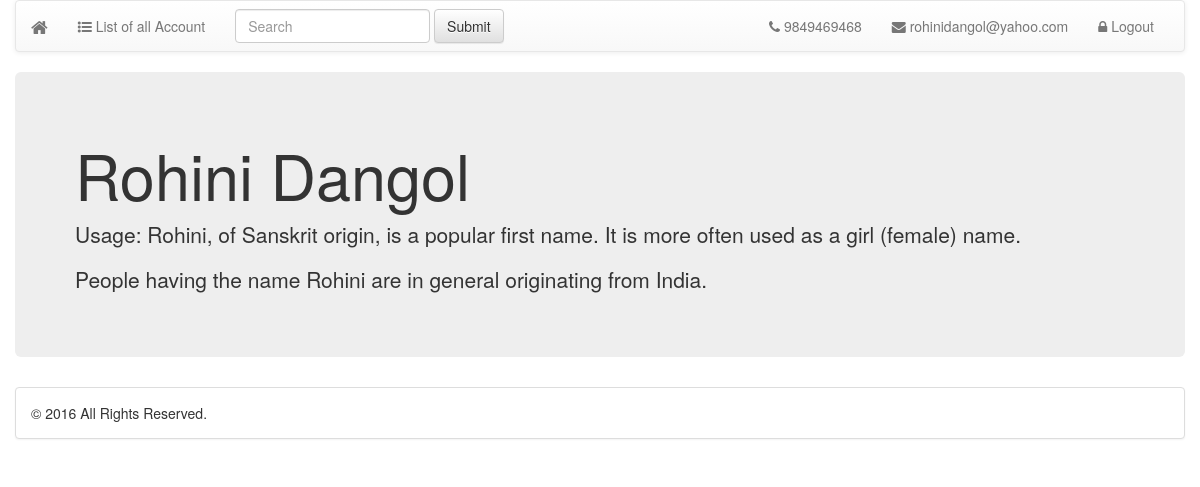
Screenshot of / (signed in) with the database file from the repository.
### tables this page shows
CREATE TABLE IF NOT EXISTS `info` (
`id` int(11) NOT NULL,
  `first_name` varchar(50) NOT NULL,
  `last_name` varchar(50) NOT NULL,
  `address` varchar(50) NOT NULL,
  `email` varchar(50) NOT NULL,
  `password` varchar(300) NOT NULL,
  `phone` varchar(50) NOT NULL,
  `bio` varchar(200) NOT NULL,
  `remarks` varchar(200) NOT NULL
);

### index.php (the view, shortened to what this page needs)
<?php
include 'include/dbConfig.php';
$id=1;
$sql= "SELECT * FROM info Where id=$id";
$row= mysqli_query($con,$sql);
$result=mysqli_fetch_assoc($row);
?>
<!DOCTYPE html>
<html>
<head>
<?php include 'include/header.php';?>
	</div>
	<div class="row">
		<div class="jumbotron">
  			 <h1><?=$result['first_name'].' '.$result['last_name']?>
        </h1>
  				<p><?=$result['bio']?></p>
          <p><?=$result['remarks']?></p>
		</div>
	</div>
<?php include 'include/footer.php';?>
</div>
</body>
</html>

### include/header.php (shortened to what this page needs)
  <link rel="stylesheet" href="https://maxcdn.bootstrapcdn.com/bootstrap/3.3.7/css/bootstrap.min.css">
<link rel="stylesheet" href="https://maxcdn.bootstrapcdn.com/bootstrap/3.3.7/css/bootstrap-theme.min.css">
<link rel="stylesheet" href="https://maxcdn.bootstrapcdn.com/font-awesome/4.7.0/css/font-awesome.min.css">
</head>
<body>
<div class="container">
  <div class="row">
<nav class="navbar navbar-default">
  <div class="container-fluid">
    <div class="navbar-header">
      <a class="navbar-brand" href="index.php" title="Home"><i class="fa fa-home"> </i></a>
    </div>
    <div class="collapse navbar-collapse" id="bs-example-navbar-collapse-1">
      <ul class="nav navbar-nav">
        <li><a href="list-account.php" title="List of all Account"><i class="fa fa-list-ul"></i> List of all Account</a></li>
      </ul>
      <form class="navbar-form navbar-left">
        <div class="form-group">
          <input type="text" class="form-control" placeholder="Search">
        </div>
        <button type="submit" class="btn btn-default">Submit</button>
      </form>
      <ul class="nav navbar-nav navbar-right">
        <li><a href="#"><i class="fa fa-phone"></i><?=" ".$result['phone']?></a></li>
        <li><a href="#"><i class="fa fa-envelope"></i><?=" ".$result['email']?></a></li>
        <li><a href="logout.php"><i class="fa fa-lock"></i> Logout</a></li>
      </ul>
    </div>
  </div>
</nav>

### rows the page displays
info: phone "9849469468", email "rohinidangol@yahoo.com", first_name "Rohini", last_name "Dangol", bio "Usage: Rohini, of Sanskrit origin, is a popular first name. It is more often used as a girl (female) name.", remarks "People having the name Rohini are in general originating from India."
